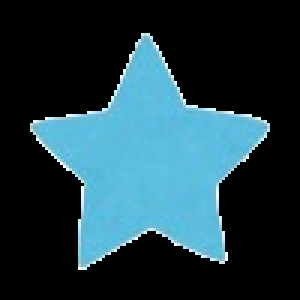
#> input picture assets/star.png, 100 x 100 px (shown 3 times larger)
$ python -i vhs.py   (imports and definitions only)
#> lines starting #> are read from the running program, lines starting #| are printed output that depends on the picture; after the words box and inside, x2 and y2 are one past the last pixel; in counts of white or black regions, pixels touching at a corner belong together
#> further down, picture is the input picture: shape (100, 100, 3); mean B, G, R 68.4, 59, 31.6
import cv2
import numpy as np

def apply_vhs(img):
    overlay = img.copy()
    for y in range(0, img.shape[0], 4):
        overlay[y:y+2] = (overlay[y:y+2] * 0.75).astype(np.uint8)
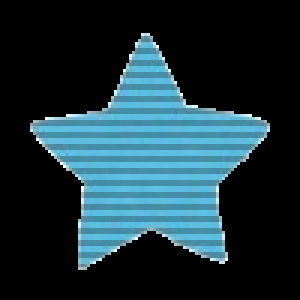
#> overlay: shape (100, 100, 3) (shown 3 times larger); 15.37% of pixels changed, all inside (x1, y1, x2, y2) = (10, 12, 90, 90)

    b, g, r = cv2.split(img)
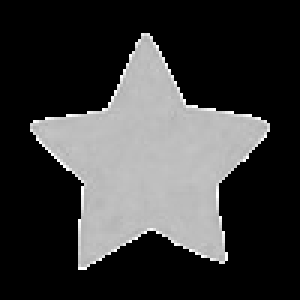
#> g: shape (100, 100) (shown 3 times larger); min 0, max 255, mean 59
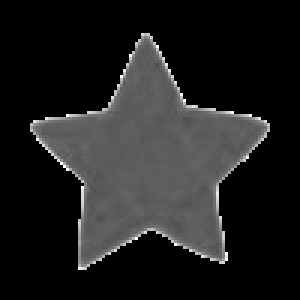
#> r: shape (100, 100) (shown 3 times larger); min 0, max 255, mean 31.6
    r = np.roll(r, 3, axis=1)
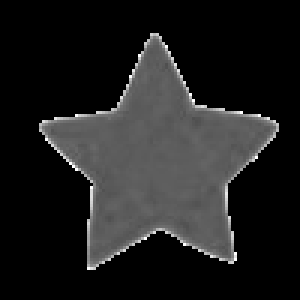
#> r: shape (100, 100) (shown 3 times larger); min 0, max 255, mean 31.6
    b = np.roll(b, -3, axis=1)
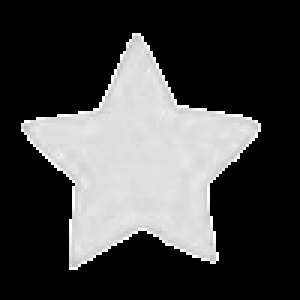
#> b: shape (100, 100) (shown 3 times larger); min 0, max 255, mean 68.4
    colour_bleed = cv2.merge([b, g, r])
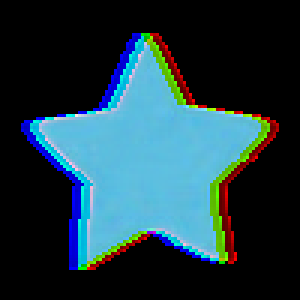
#> colour_bleed: shape (100, 100, 3) (shown 3 times larger); mean B, G, R 68.4, 59, 31.6

    return cv2.addWeighted(colour_bleed, 0.6, overlay, 0.4, 0)
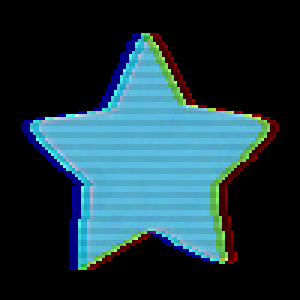
#> returned value: shape (100, 100, 3) (shown 3 times larger); mean of channels 0, 1, 2 65, 56, 30; drawn as B, G, R

>>> import cv2
>>> picture = cv2.imread('../assets/star.png')
>>> result = apply_vhs(picture)
